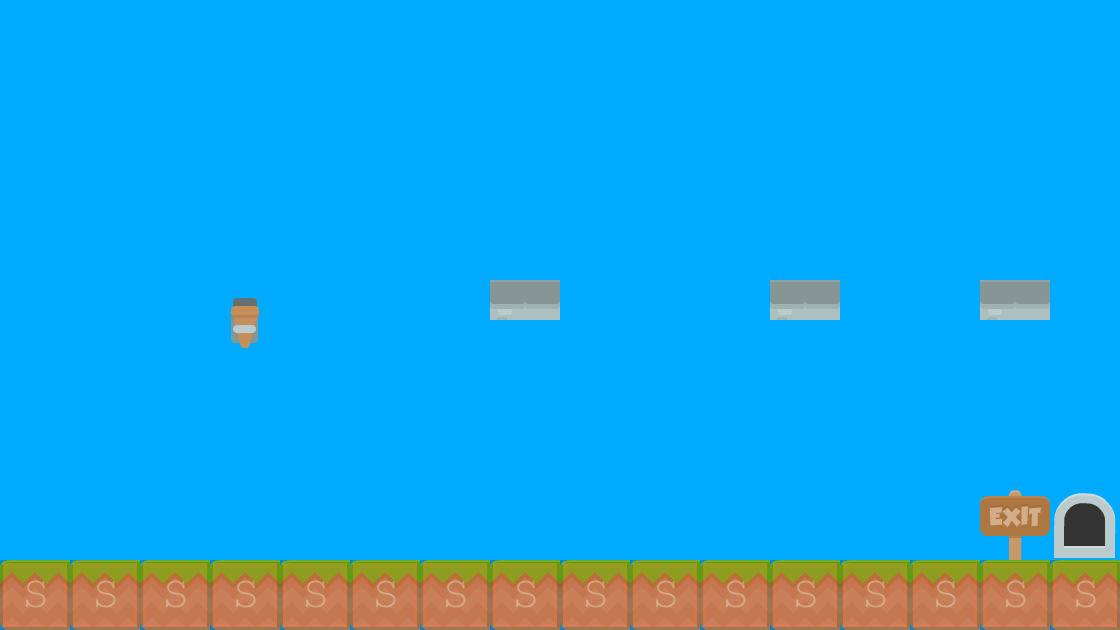

The image is a tile-based game level rendered from a .tmx file. Its description and source (layers, tilesets, objects; grid data summarised) follow:
An orthogonal 16x9 tile map with 70x70 px tiles, 2 tile layers (Tile Layer 1, collision), 2 tilesets.

<map version="1.0" orientation="orthogonal" renderorder="right-down" width="16" height="9" tilewidth="70" tileheight="70" backgroundcolor="#00aaff">
 <tileset firstgid="1" name="background-tiles" tilewidth="70" tileheight="70">
  <image source="../img/background-tiles.png" width="910" height="910" />
 </tileset>
 <tileset firstgid="170" name="meta-tiles" tilewidth="70" tileheight="70">
  <image source="../img/meta-tiles.png" width="350" height="70" />
  <tile id="4">
   <properties>
    <property name="type" value="solid" />
   </properties>
  </tile>
 </tileset>
 <layer name="Tile Layer 1" width="16" height="9">
  <data>[144 cells, 24 non-empty, 7 distinct tile ids]</data>
 </layer>
 <layer name="collision" width="16" height="9" opacity="0.21">
  <data>[144 cells, 16 non-empty, 1 distinct tile ids]</data>
 </layer>
</map>
